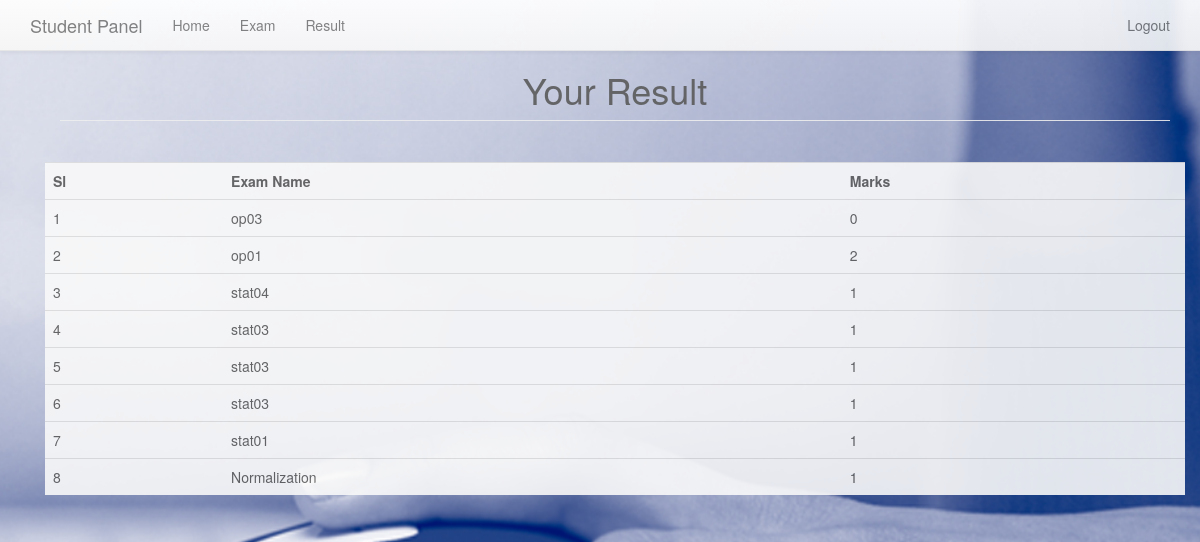
/student/result.php (signed in), run on the app's committed database.
### tables this page shows
CREATE TABLE `result` (
  `id` int(11) NOT NULL,
  `s_id` int(11) NOT NULL,
  `exam_id` int(11) NOT NULL,
  `point` int(11) NOT NULL
);

CREATE TABLE `exam` (
  `exam_id` int(11) NOT NULL,
  `exam_name` mediumtext NOT NULL,
  `t_id` int(11) NOT NULL,
  `sub_id` int(11) NOT NULL
);

### includes/function.php (called while the page is built, shortened)
<?php
function student_info($s_id,$value) {
	global $db;
	$query = $db->query("SELECT * FROM student WHERE s_id='$s_id'");
	$row = $query->fetch_assoc();
	return $row[$value];
}
function is_student_Loggedin(){
	if (isset($_SESSION['s_id'])) {
			return true;
		} else {
		return false;
	}
}
?>

### student/result.php (the view)
<?php
include'header.php';
if(is_student_Loggedin()):
	$s_id=student_info($_SESSION['s_id'],'s_id');
?>
<div class="container fluid" >
  <div class="panel-heading">
    <h1 class="sub-header" align="center">Your Result</h1>
  </div>
  <br>
  <table class="table">
     <tr>
     	<th>Sl</th>
     	<th>Exam Name</th>
     	<th>Marks</th>
     </tr>
     <?php
     $i=1;
     $query = $db->query("SELECT * FROM exam inner join result on exam.exam_id=result.exam_id where result.s_id='$s_id'  ORDER BY `result`.`id` DESC");
                if($query->num_rows>0) {
                  while($row = $query->fetch_assoc()) {
                  	echo'<tr><td>'.$i.'</td><td>'.$row['exam_name'].'</td><td>'.$row['point'].'</td></tr>';
                  	$i++;
                  }
              }
     ?>
  </table>
</div>
<?php else:?>
<?php header('Location: signin.php');  ?>
<?php endif?>

### assets/css/dashboard.css (style rules this page uses)
body { padding-top: 50px; }
.sub-header { padding-bottom: 10px; border-bottom: 1px solid #eee; }

### assets/css/carousel.css (style rules this page uses)
body { padding-bottom: 40px; color: #5a5a5a; }

### assets/css/signin.css (style rules this page uses)
body { padding-top: 40px; padding-bottom: 40px; background-color: #eee; }

### student/header.php (style rules this page uses)
body { background-image: url("../assets/img/banner-bg.jpg"); height: 100vh; -webkit-background-size: cover; background-size: cover; background-position: center; opacity: 0.9; background-attachment: fixed; }
tr { background-color: #f9f9f9 }

### data on the page
result: exam.exam_name "op03", point "0"
result: exam.exam_name "op01", point "2"
result: exam.exam_name "stat04", point "1"
result: exam.exam_name "stat03", point "1"
result: exam.exam_name "stat03", point "1"
result: exam.exam_name "stat03", point "1"
result: exam.exam_name "stat01", point "1"
result: exam.exam_name "Normalization", point "1"
